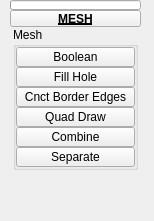
<?xml version="1.0" encoding="UTF-8"?>
<ui version="4.0">
 <class>QtUi</class>
 <widget class="QMainWindow" name="QtUi">
  <property name="enabled">
   <bool>true</bool>
  </property>
  <property name="geometry">
   <rect>
    <x>0</x>
    <y>0</y>
    <width>154</width>
    <height>221</height>
   </rect>
  </property>
  <property name="minimumSize">
   <size>
    <width>0</width>
    <height>0</height>
   </size>
  </property>
  <property name="maximumSize">
   <size>
    <width>999</width>
    <height>999</height>
   </size>
  </property>
  <property name="windowTitle">
   <string>Toolkit</string>
  </property>
  <property name="layoutDirection">
   <enum>Qt::LeftToRight</enum>
  </property>
  <property name="tabShape">
   <enum>QTabWidget::Triangular</enum>
  </property>
  <property name="dockNestingEnabled">
   <bool>true</bool>
  </property>
  <property name="dockOptions">
   <set>QMainWindow::AllowNestedDocks|QMainWindow::AllowTabbedDocks|QMainWindow::AnimatedDocks|QMainWindow::ForceTabbedDocks</set>
  </property>
  <property name="balette" stdset="0">
   <palette>
    <active>
     <colorrole role="ButtonText">
      <brush brushstyle="SolidPattern">
       <color alpha="255">
        <red>255</red>
        <green>255</green>
        <blue>255</blue>
       </color>
      </brush>
     </colorrole>
     <colorrole role="Highlight">
      <brush brushstyle="SolidPattern">
       <color alpha="255">
        <red>168</red>
        <green>152</green>
        <blue>250</blue>
       </color>
      </brush>
     </colorrole>
    </active>
    <inactive>
     <colorrole role="ButtonText">
      <brush brushstyle="SolidPattern">
       <color alpha="255">
        <red>255</red>
        <green>255</green>
        <blue>255</blue>
       </color>
      </brush>
     </colorrole>
     <colorrole role="Highlight">
      <brush brushstyle="SolidPattern">
       <color alpha="255">
        <red>168</red>
        <green>152</green>
        <blue>250</blue>
       </color>
      </brush>
     </colorrole>
    </inactive>
    <disabled>
     <colorrole role="ButtonText">
      <brush brushstyle="SolidPattern">
       <color alpha="255">
        <red>120</red>
        <green>120</green>
        <blue>120</blue>
       </color>
      </brush>
     </colorrole>
     <colorrole role="Highlight">
      <brush brushstyle="SolidPattern">
       <color alpha="255">
        <red>0</red>
        <green>120</green>
        <blue>215</blue>
       </color>
      </brush>
     </colorrole>
    </disabled>
   </palette>
  </property>
  <widget class="QWidget" name="mainWindow">
   <property name="balette" stdset="0">
    <palette>
     <active>
      <colorrole role="Highlight">
       <brush brushstyle="SolidPattern">
        <color alpha="255">
         <red>168</red>
         <green>152</green>
         <blue>250</blue>
        </color>
       </brush>
      </colorrole>
     </active>
     <inactive>
      <colorrole role="Highlight">
       <brush brushstyle="SolidPattern">
        <color alpha="255">
         <red>168</red>
         <green>152</green>
         <blue>250</blue>
        </color>
       </brush>
      </colorrole>
     </inactive>
     <disabled>
      <colorrole role="Highlight">
       <brush brushstyle="SolidPattern">
        <color alpha="255">
         <red>168</red>
         <green>152</green>
         <blue>250</blue>
        </color>
       </brush>
      </colorrole>
     </disabled>
    </palette>
   </property>
   <widget class="QWidget" name="layoutWidget">
    <property name="geometry">
     <rect>
      <x>10</x>
      <y>0</y>
      <width>131</width>
      <height>206</height>
     </rect>
    </property>
    <layout class="QGridLayout" name="gridLayout">
     <property name="spacing">
      <number>0</number>
     </property>
     <item row="0" column="1" colspan="2">
      <widget class="ProgressBar" name="progressBar">
       <property name="sizePolicy">
        <sizepolicy hsizetype="Ignored" vsizetype="Fixed">
         <horstretch>0</horstretch>
         <verstretch>0</verstretch>
        </sizepolicy>
       </property>
       <property name="minimumSize">
        <size>
         <width>0</width>
         <height>10</height>
        </size>
       </property>
       <property name="maximumSize">
        <size>
         <width>16777215</width>
         <height>10</height>
        </size>
       </property>
       <property name="value">
        <number>0</number>
       </property>
       <property name="textVisible">
        <bool>false</bool>
       </property>
      </widget>
     </item>
     <item row="2" column="1" colspan="2">
      <layout class="QHBoxLayout" name="horizontalLayout">
       <item>
        <layout class="QVBoxLayout" name="verticalLayout">
         <property name="spacing">
          <number>0</number>
         </property>
         <item>
          <widget class="QGroupBox" name="mesh">
           <property name="minimumSize">
            <size>
             <width>125</width>
             <height>0</height>
            </size>
           </property>
           <property name="maximumSize">
            <size>
             <width>125</width>
             <height>999</height>
            </size>
           </property>
           <property name="title">
            <string>Mesh</string>
           </property>
           <layout class="QVBoxLayout" name="verticalLayout_3">
            <property name="spacing">
             <number>0</number>
            </property>
            <property name="leftMargin">
             <number>0</number>
            </property>
            <property name="topMargin">
             <number>0</number>
            </property>
            <property name="rightMargin">
             <number>0</number>
            </property>
            <property name="bottomMargin">
             <number>0</number>
            </property>
            <item>
             <widget class="PushButton" name="tb008">
              <property name="enabled">
               <bool>true</bool>
              </property>
              <property name="minimumSize">
               <size>
                <width>0</width>
                <height>20</height>
               </size>
              </property>
              <property name="maximumSize">
               <size>
                <width>999</width>
                <height>20</height>
               </size>
              </property>
              <property name="toolTip">
               <string>Preforms a boolean union on the selected polygon objects creating a new object</string>
              </property>
              <property name="text">
               <string>Boolean</string>
              </property>
              <property name="iconSize">
               <size>
                <width>18</width>
                <height>18</height>
               </size>
              </property>
             </widget>
            </item>
            <item>
             <widget class="QPushButton" name="b001">
              <property name="enabled">
               <bool>true</bool>
              </property>
              <property name="minimumSize">
               <size>
                <width>0</width>
                <height>20</height>
               </size>
              </property>
              <property name="maximumSize">
               <size>
                <width>999</width>
                <height>20</height>
               </size>
              </property>
              <property name="toolTip">
               <string>Cap holes modifier</string>
              </property>
              <property name="text">
               <string>Fill Hole</string>
              </property>
              <property name="iconSize">
               <size>
                <width>18</width>
                <height>18</height>
               </size>
              </property>
             </widget>
            </item>
            <item>
             <widget class="QPushButton" name="b021">
              <property name="enabled">
               <bool>true</bool>
              </property>
              <property name="minimumSize">
               <size>
                <width>0</width>
                <height>20</height>
               </size>
              </property>
              <property name="maximumSize">
               <size>
                <width>999</width>
                <height>20</height>
               </size>
              </property>
              <property name="toolTip">
               <string>Automatically build mesh between two selected edge borders.</string>
              </property>
              <property name="text">
               <string>Cnct Border Edges</string>
              </property>
              <property name="iconSize">
               <size>
                <width>18</width>
                <height>18</height>
               </size>
              </property>
             </widget>
            </item>
            <item>
             <widget class="QPushButton" name="b028">
              <property name="enabled">
               <bool>true</bool>
              </property>
              <property name="minimumSize">
               <size>
                <width>0</width>
                <height>20</height>
               </size>
              </property>
              <property name="maximumSize">
               <size>
                <width>999</width>
                <height>20</height>
               </size>
              </property>
              <property name="toolTip">
               <string>Enter quad draw tool</string>
              </property>
              <property name="text">
               <string>Quad Draw</string>
              </property>
              <property name="iconSize">
               <size>
                <width>18</width>
                <height>18</height>
               </size>
              </property>
             </widget>
            </item>
            <item>
             <widget class="PushButton" name="tb002">
              <property name="enabled">
               <bool>true</bool>
              </property>
              <property name="minimumSize">
               <size>
                <width>0</width>
                <height>20</height>
               </size>
              </property>
              <property name="maximumSize">
               <size>
                <width>999</width>
                <height>20</height>
               </size>
              </property>
              <property name="toolTip">
               <string>Combine the selected polygon objects into one single object to allow operations such as merges or face trims</string>
              </property>
              <property name="text">
               <string>Combine</string>
              </property>
              <property name="iconSize">
               <size>
                <width>18</width>
                <height>18</height>
               </size>
              </property>
             </widget>
            </item>
            <item>
             <widget class="QPushButton" name="b002">
              <property name="enabled">
               <bool>true</bool>
              </property>
              <property name="minimumSize">
               <size>
                <width>0</width>
                <height>20</height>
               </size>
              </property>
              <property name="maximumSize">
               <size>
                <width>999</width>
                <height>20</height>
               </size>
              </property>
              <property name="toolTip">
               <string>Separates the selected polygonobject shells or the shells of any selected faces from the object into one object into distinct objects</string>
              </property>
              <property name="text">
               <string>Separate</string>
              </property>
              <property name="iconSize">
               <size>
                <width>18</width>
                <height>18</height>
               </size>
              </property>
             </widget>
            </item>
           </layout>
          </widget>
         </item>
         <item>
          <spacer name="verticalSpacer">
           <property name="orientation">
            <enum>Qt::Vertical</enum>
           </property>
           <property name="sizeHint" stdset="0">
            <size>
             <width>20</width>
             <height>40</height>
            </size>
           </property>
          </spacer>
         </item>
        </layout>
       </item>
      </layout>
     </item>
     <item row="1" column="1" colspan="2">
      <widget class="PushButtonDraggable" name="draggable_header">
       <property name="minimumSize">
        <size>
         <width>19</width>
         <height>17</height>
        </size>
       </property>
       <property name="maximumSize">
        <size>
         <width>999</width>
         <height>17</height>
        </size>
       </property>
       <property name="font">
        <font>
         <weight>75</weight>
         <bold>true</bold>
         <underline>true</underline>
        </font>
       </property>
       <property name="text">
        <string>MESH</string>
       </property>
       <property name="checkable">
        <bool>true</bool>
       </property>
      </widget>
     </item>
    </layout>
   </widget>
  </widget>
 </widget>
 <customwidgets>
  <customwidget>
   <class>PushButtonDraggable</class>
   <extends>QPushButton</extends>
   <header>widgets.pushbuttondraggable.h</header>
  </customwidget>
  <customwidget>
   <class>ProgressBar</class>
   <extends>QProgressBar</extends>
   <header>widgets.progressbar.h</header>
  </customwidget>
  <customwidget>
   <class>PushButton</class>
   <extends>QPushButton</extends>
   <header>widgets.pushbutton.h</header>
  </customwidget>
 </customwidgets>
 <resources/>
 <connections/>
 <designerdata>
  <property name="gridDeltaX">
   <number>5</number>
  </property>
  <property name="gridDeltaY">
   <number>5</number>
  </property>
  <property name="gridSnapX">
   <bool>true</bool>
  </property>
  <property name="gridSnapY">
   <bool>true</bool>
  </property>
  <property name="gridVisible">
   <bool>true</bool>
  </property>
 </designerdata>
</ui>
